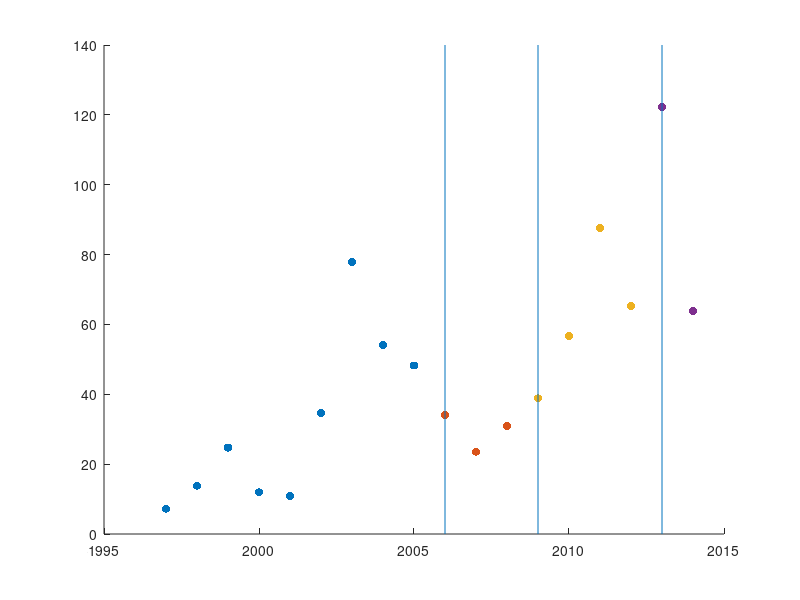

Write MATLAB code to recreate this figure.
years = [1997 1998 1999 2000 2001 2002 2003 2004 2005 2006 2007 2008 2009 2010 2011 2012 2013 2014];
avgRefs = [7.25 13.83333333 24.75 11.91666667 10.91666667 34.66666667 77.91666667 54.08333333 48.25 34.08333333 23.58333333 31 38.83333333 56.66666667 87.58333333 65.33333333 122.1666667 63.91666667];
nukeTests = [2006 2009 2013];

preNukesYears = [1997 1998 1999 2000 2001 2002 2003 2004 2005 2006];
preNukesRefs = [7.25 13.83333333 24.75 11.91666667 10.91666667 34.66666667 77.91666667 54.08333333 48.25 34.08333333];

firstToSecondYears = [2006 2007 2008 2009];
firstToSecondRefs = [34.08333333 23.58333333 31 38.83333333];

secondToThirdYears = [2009 2010 2011 2012 2013];
secondToThirdRefs = [38.83333333 56.66666667 87.58333333 65.33333333 122.1666667];

thirdAndBeyondYears = [2013 2014];
thirdAndBeyondRefs = [122.1666667 63.91666667];

figure;
%scatter(years,avgRefs,'filled');
hold on;
scatter(preNukesYears,preNukesRefs,'filled');
scatter(firstToSecondYears,firstToSecondRefs,'filled');
scatter(secondToThirdYears,secondToThirdRefs,'filled');
scatter(thirdAndBeyondYears,thirdAndBeyondRefs,'filled');
for a=1:length(nukeTests)
    disp(nukeTests(a));
    line([nukeTests(a) nukeTests(a)],[0 140]);
end    


